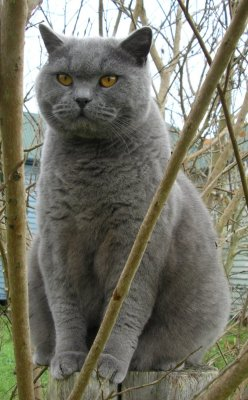
#> input picture images/cat.jpg, 248 x 400 px
$ jupyter execute 22_Image_Processing.ipynb   (shell and % lines are left out)   (older library calls are emulated)
#> lines starting #> are read from the running program, lines starting #| are printed output that depends on the picture; after the words box and inside, x2 and y2 are one past the last pixel; in counts of white or black regions, pixels touching at a corner belong together; long printed decimals are rounded
# OpenCV - Image Processing

[cell 1]
import numpy as np
import matplotlib.pyplot as plt
import cv2

## Version

[cell 2]
print(cv2.__version__)

## Images

[cell 3]
image = cv2.imread('../images/cat.jpg')
#> image is the input picture: shape (400, 248, 3); mean B, G, R 103.4, 116.7, 117.6
image = cv2.cvtColor(image,cv2.COLOR_BGR2RGB)
plt.imshow(image)
print(image.shape)
#| (400, 248, 3)

## Gray-scale Image

[cell 4]
gray_image = cv2.cvtColor(image,cv2.COLOR_BGR2GRAY)
plt.imshow(gray_image, cmap='gray')
print(gray_image.shape)
#| (400, 248)

## Resizing

[cell 5]
smaller_image = cv2.resize(image, (30, 50), interpolation=cv2.INTER_LINEAR)
plt.imshow(smaller_image)
print(smaller_image.shape)
#| (50, 30, 3)

## Translation

$$
\begin{pmatrix} x_{new} \\ y_{new} \end{pmatrix}
=
\begin{pmatrix} 1 & 0 & x_t \\ 0 & 1 & y_t \end{pmatrix}
\begin{pmatrix} x_{old} \\ y_{old} \\ 1 \end{pmatrix}
$$

[cell 6]
rows, cols, channel = image.shape
#> rows = 400; cols = 248; channel = 3
translation_matrix = np.float32([[1,0,50], [0,1,-80]])
translated_image = cv2.warpAffine(image, translation_matrix, (cols, rows))
plt.imshow(translated_image)
print(translation_matrix)

## Rotation

$$
\begin{aligned}
\begin{pmatrix} x_{new} \\ y_{new} \end{pmatrix} &=
\begin{pmatrix}
\alpha & \beta & (1-\alpha) \cdot c_x - \beta \cdot c_y \\
-\beta & \alpha & \beta \cdot c_x + (1-\alpha) \cdot c_y
\end{pmatrix}
\begin{pmatrix} x_{old} \\ y_{old} \\ 1 \end{pmatrix} \\
\alpha &= scale \times \cos \theta \\
\beta &= scale \times \sin \theta
\end{aligned}
$$
- See https://cristianpb.github.io/blog/image-rotation-opencv for more information.

[cell 7]
rows, cols, channel = image.shape
rotation_matrix = cv2.getRotationMatrix2D((cols/2, rows/2), 45, 1)
rotated_image = cv2.warpAffine(image, rotation_matrix, (cols, rows))
plt.imshow(rotated_image)
print(rotation_matrix)
#| [[   0.7071    0.7071 -105.103 ]
#|  [  -0.7071    0.7071  146.260]]

### Calculation of rotation matrix

[cell 8]
import math

scale = 1.0
theta = 45 / 180 * math.pi
alpha = scale * math.cos(theta)
beta = scale * math.sin(theta)

[cell 9]
print(np.array([[alpha, beta, (1 - alpha) * cols / 2 - beta * rows / 2],
                [-beta, alpha, beta * cols / 2 + (1 - alpha) * rows / 2]]))
#| [[   0.7071    0.7071 -105.103 ]
#|  [  -0.7071    0.7071  146.260]]

## Affine Transformation

[cell 10]
pts1 = np.float32([[0, 0], [cols, 0], [0, rows]])
#> pts1 = [[0, 0], [248, 0], [0, 400]]
pts2 = np.float32([[0, 100], [cols-100, 0], [cols/2, rows]])
#> pts2 = [[0, 100], [148, 0], [124, 400]]
affine_matrix = cv2.getAffineTransform(pts1,pts2)
affined_image = cv2.warpAffine(image, affine_matrix, (cols, rows))
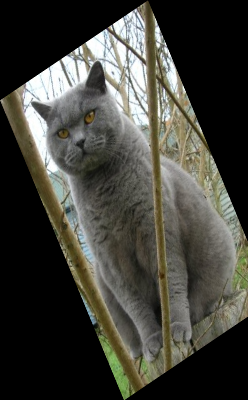
#> affined_image: shape (400, 248, 3); mean R, G, B 66.3, 65.9, 58.6
_ = plt.imshow(affined_image)

## Perspective Transformation

[cell 11]
pts1 = np.float32([[0, 0], [cols, 0], [0, rows], [cols, rows]])
pts2 = np.float32([[10, 20], [cols-10, 40], [80, rows-10], [cols-50, rows-100]])
perspective_matrix = cv2.getPerspectiveTransform(pts1, pts2)
perspective_image = cv2.warpPerspective(image, perspective_matrix, (cols, rows))
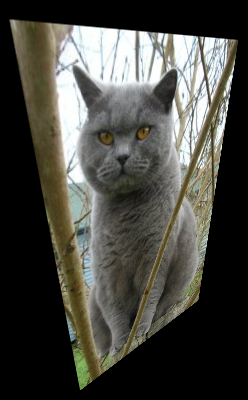
#> perspective_image: shape (400, 248, 3); mean R, G, B 71.4, 71.1, 64.7
_ = plt.imshow(perspective_image)

## Image Thresholding

[cell 12]
image = cv2.imread('../images/sudoku.jpg')
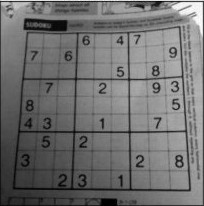
#> input picture images/sudoku.jpg, 204 x 206 px
#> image is the input picture: shape (206, 204, 3); min 0, max 255, mean 111.4
gray_image = cv2.cvtColor(image,cv2.COLOR_BGR2GRAY)
#> gray_image: shape (206, 204)
_ = plt.imshow(image, cmap='gray')

### Simple Thresholding

[cell 13]
plt.figure(figsize=(20, 5))
for i, threshold in enumerate(range(50, 200, 30)):
    threshold_value, binarized_image = cv2.threshold(gray_image, threshold, 255, cv2.THRESH_BINARY)
    plt.subplot(1, 5, i + 1)
    plt.title('t=' + str(threshold))
    plt.imshow(binarized_image, cmap='gray')
#> this loop made 5 passes
#> threshold_value on passes 1 to 5: 50, 80, 110, 140, 170
#> pass 1, `threshold_value, binarized_image = cv2.threshold(gray_image, threshold..`:
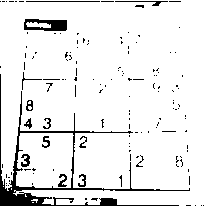
#> binarized_image: shape (206, 204); 91.8% white; 140 black regions (126 under 20 px), largest, box (x1, y1, x2, y2) and area: (0, 74, 190, 206) 1966, (24, 19, 67, 31) 356, (115, 1, 168, 6) 76

### Otsu’s Binarization

[cell 14]
threshold_value, adaptive_3 = cv2.threshold(gray_image, 0, 255, cv2.THRESH_BINARY + cv2.THRESH_OTSU)
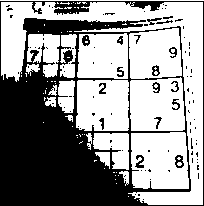
#> adaptive_3: shape (206, 204); 58.5% white; 103 black regions (86 under 20 px), largest, box (x1, y1, x2, y2) and area: (0, 1, 204, 206) 16466, (175, 155, 184, 168) 70, (135, 155, 144, 168) 67
#> threshold_value = 105
plt.imshow(adaptive_3, cmap='gray')
print('t =', threshold_value)
#| t = 105.0

[cell 15]
def histogram(image):
    hist = np.zeros(shape=(256,), dtype=np.int32)

    for i in range(256):
        # Get the number of pixels that pixel value is i.
        hist[i] = len(image[image == i])
#> after the loop, hist = 256 values, max 445 at index 115, min 1 at index 198, mean 164.2

    return hist

plt.plot(list(range(256)), histogram(gray_image))
plt.show()
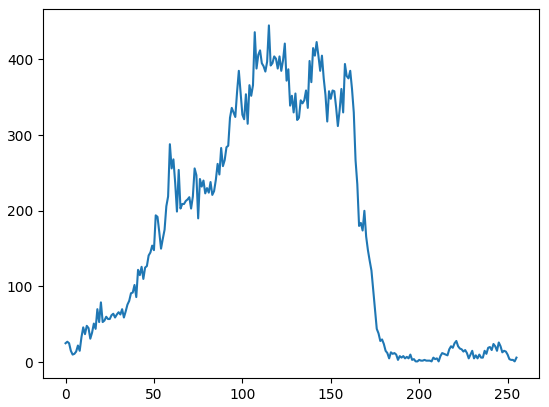
#> figure drawn by matplotlib, 1 panel; curve peaks at x = 115, y = 445

### Adaptive Thresholding

[cell 16]
block_size = 21
offset = 10
adaptive_1 = cv2.adaptiveThreshold(gray_image, 255,
                                   cv2.ADAPTIVE_THRESH_MEAN_C, cv2.THRESH_BINARY,
                                   block_size, offset)
#> adaptive_1: shape (206, 204); 79.3% white; 196 black regions (143 under 20 px), largest, box (x1, y1, x2, y2) and area: (12, 26, 191, 192) 2904, (0, 1, 204, 204) 1653, (92, 12, 196, 29) 672
adaptive_2 = cv2.adaptiveThreshold(gray_image, 255,
                                   cv2.ADAPTIVE_THRESH_GAUSSIAN_C, cv2.THRESH_BINARY,
                                   block_size, offset)
#> adaptive_2: shape (206, 204); 81% white; black in thin lines or dots
plt.figure(figsize=(20, 5))
plt.subplot(1, 3, 1)
plt.imshow(gray_image, cmap='gray')
plt.subplot(1, 3, 2)
plt.imshow(adaptive_1, cmap='gray')
plt.subplot(1, 3, 3)
_ = plt.imshow(adaptive_2, cmap='gray')

## Image Blurring

[cell 17]
blurred_image_1 = cv2.blur(gray_image, (5, 5))
blurred_image_2 = cv2.GaussianBlur(gray_image, (5, 5), 0)

plt.figure(figsize=(20, 5))
plt.subplot(1, 2, 1)
plt.imshow(blurred_image_1, cmap='gray')
plt.subplot(1, 2, 2)
_ = plt.imshow(blurred_image_2, cmap='gray')

## Morphological Transformations

[cell 18]
kernel = np.ones((5, 5), np.uint8)
mask_image = cv2.imread('../images/mask_1.png')
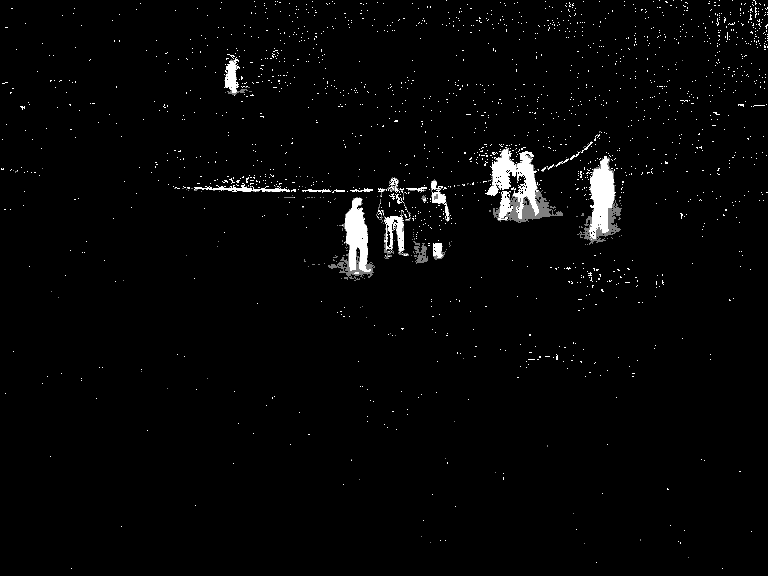
#> input picture images/mask_1.png, 768 x 576 px
#> mask_image is the input picture: shape (576, 768, 3); min 0, max 255, mean 5.8
mask_image = cv2.cvtColor(mask_image, cv2.COLOR_BGR2GRAY)
#> mask_image: shape (576, 768)
_, mask_image = cv2.threshold(mask_image, 250, 255, cv2.THRESH_BINARY)
#> mask_image: shape (576, 768); 2% white; 1668 white regions (1650 under 20 px), largest, box (x1, y1, x2, y2) and area: (485, 148, 539, 219) 1548, (589, 156, 616, 239) 1329, (345, 198, 371, 272) 1160

eroded_image = cv2.erode(mask_image, kernel, iterations = 1)
#> eroded_image: shape (576, 768); 0.45% white; 17 white regions (12 under 20 px), largest, box (x1, y1, x2, y2) and area: (592, 162, 612, 230) 781, (347, 200, 366, 268) 610, (494, 152, 514, 187) 226, (520, 158, 534, 201) 204, (227, 65, 234, 85) 78
dilated_image = cv2.dilate(mask_image, kernel, iterations = 1)
#> dilated_image: shape (576, 768); 10.7% white; 591 white regions (3 under 20 px), largest, box (x1, y1, x2, y2) and area: (462, 130, 612, 222) 4624, (375, 175, 458, 259) 3148, (573, 146, 638, 242) 2811
opened_image = cv2.morphologyEx(mask_image, cv2.MORPH_OPEN, kernel)
#> opened_image: shape (576, 768); 0.92% white; 13 white regions, largest, box (x1, y1, x2, y2) and area: (590, 160, 614, 232) 1197, (345, 198, 368, 270) 1122, (518, 153, 536, 203) 495
closed_image = cv2.morphologyEx(mask_image, cv2.MORPH_CLOSE, kernel)
#> closed_image: shape (576, 768); 3% white; 957 white regions (922 under 20 px), largest, box (x1, y1, x2, y2) and area: (474, 144, 541, 220) 2737, (577, 152, 622, 240) 1681, (342, 198, 371, 274) 1299

plt.figure(figsize=(20, 10))

title = ['Original image', 'Eroded image', 'Dilated image', None, 'Eroded & dilated image', 'Dilated & eroded image']
images = [mask_image, eroded_image, dilated_image, None, opened_image, closed_image]

[cell 19]
for i in range(6):
    if title[i] is not None:
        plt.subplot(2, 3, i + 1)
        plt.title(title[i])
        plt.imshow(images[i], cmap='gray')

## Image Gradients

$$
kernel_{laplacian} = \begin{bmatrix} 0 & 1 & 0 \\ 1 & -4 & 1 \\ 0 & 1 & 0 \end{bmatrix},\quad \\
kernel^x_{sobel} = \begin{bmatrix} -1 & 0 & 1 \\ -2 & 0 & 2 \\ -1 & 0 & 1 \end{bmatrix},\quad \\
kernel^y_{sobel} = \begin{bmatrix} 1 & 2 & 1 \\ 0 & 0 & 0 \\ -1 & -2 & -1 \end{bmatrix}.
$$

[cell 20]
laplacian = cv2.Laplacian(gray_image, cv2.CV_32F)
sobel_x = cv2.Sobel(gray_image, cv2.CV_32F, 1, 0, ksize=5)
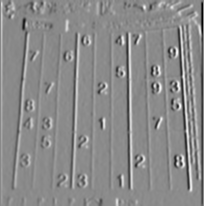
#> sobel_x: shape (206, 204) float32; min -6307, max 5349, mean 32; drawn with min black and max white
sobel_y = cv2.Sobel(gray_image, cv2.CV_32F, 0, 1, ksize=5)
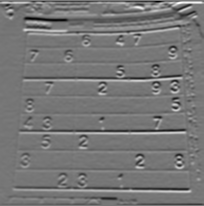
#> sobel_y: shape (206, 204) float32; min -5900, max 6659, mean -38.4; drawn with min black and max white

images = [gray_image, laplacian, sobel_x, sobel_y]
titles = ['Original', 'Laplacian', 'Sobel X', 'Sobel Y']
plt.figure(figsize=(20, 5))

for i in range(4):
    plt.subplot(1, 4, i + 1)
    plt.imshow(images[i], cmap='gray')
    plt.title(titles[i])

plt.show()

## Convolution ($\simeq$ Correlation)

[cell 21]
image = cv2.imread('../images/sudoku.jpg')
gray_image = cv2.cvtColor(image,cv2.COLOR_BGR2GRAY)
_ = plt.imshow(image, cmap='gray')

[cell 22]
def plot_convolved_image(original, convolved):
    plt.figure(figsize=(10, 5))
    plt.subplot(121)
    plt.imshow(original, cmap='gray')
    plt.title('Original image')
    plt.subplot(122)
    plt.imshow(convolved, cmap='gray')
    plt.title('Convolved image')
    plt.show()

[cell 23]
smoothing_kernel = np.ones((7, 7), np.float32) / 49
convolved_image = cv2.filter2D(gray_image, ddepth=-1, kernel=smoothing_kernel)
plot_convolved_image(gray_image, convolved_image)

[cell 24]
horizontal_smoothing_kernel = np.zeros((7, 7), np.float32)
horizontal_smoothing_kernel[2, :] = 1 / 7
convolved_image = cv2.filter2D(gray_image, ddepth=-1, kernel=horizontal_smoothing_kernel)
plot_convolved_image(gray_image, convolved_image)

[cell 25]
vertical_smoothing_kernel = np.zeros((7, 7), np.float32)
vertical_smoothing_kernel[:, 2] = 1 / 7
convolved_image = cv2.filter2D(gray_image, ddepth=-1, kernel=vertical_smoothing_kernel)
plot_convolved_image(gray_image, convolved_image)

[cell 26]
horizontl_edge_kernel = np.zeros((7, 7), np.float32)
horizontl_edge_kernel[1, :] = 1/7
horizontl_edge_kernel[3, :] = -1/7
convolved_image = cv2.filter2D(gray_image, ddepth=-1, kernel=horizontl_edge_kernel)
plot_convolved_image(gray_image, convolved_image)

[cell 27]
vertical_edge_kernel = np.zeros((7, 7), np.float32)
vertical_edge_kernel[:, 1] = 1/7
vertical_edge_kernel[:, 3] = -1/7
convolved_image = cv2.filter2D(gray_image, ddepth=-1, kernel=vertical_edge_kernel)
plot_convolved_image(gray_image, convolved_image)

#### Self-Implementation

[cell 28]
def convolution(image, kernel):
    image_height, image_width = image.shape
    kernel_height, kernel_width = kernel.shape
    assert kernel_height % 2 == 1 and kernel_width % 2 == 1

    convolved_image = np.zeros(shape=image.shape)

    for y in range(image_height - kernel_height + 1):
        for x in range(image_width - kernel_width + 1):
            convolved_image[y+int(kernel_height/2), x+int(kernel_width/2)] \
                = np.sum(image[y:y+kernel_height, x:x+kernel_width] * kernel)
    return np.maximum(convolved_image, 0)

[cell 29]
image = np.array(list(range(49))).reshape(7, 7)
kernel = np.array(list(range(9))).reshape(3, 3)
print('image =\n', image)
print('kernel =\n', kernel)
print('image[0:3, 0:3] =\n', image[0:3, 0:3])
print('image[0:3, 0:3] * kernel =\n', image[0:3, 0:3] * kernel)
print('sum(image[0:3, 0:3] * kernel) =\n', np.sum(image[0:3, 0:3] * kernel))
print('convolution =\n', convolution(image, kernel))

[cell 30]
convolved_image = convolution(gray_image, smoothing_kernel)
plot_convolved_image(gray_image, convolved_image)

[cell 31]
convolved_image = convolution(gray_image, horizontal_smoothing_kernel)
#> after the loop in convolution (call 3), `for y in range(image_height - kernel_height + 1):`:
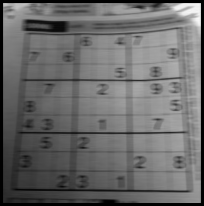
#> convolved_image: shape (206, 204) float64; min 0, max 247.9, mean 105.8
plot_convolved_image(gray_image, convolved_image)

[cell 32]
convolved_image = convolution(gray_image, vertical_smoothing_kernel)
plot_convolved_image(gray_image, convolved_image)

[cell 33]
convolved_image = convolution(gray_image, horizontl_edge_kernel)
plot_convolved_image(gray_image, convolved_image)

[cell 34]
convolved_image = convolution(gray_image, vertical_edge_kernel)
